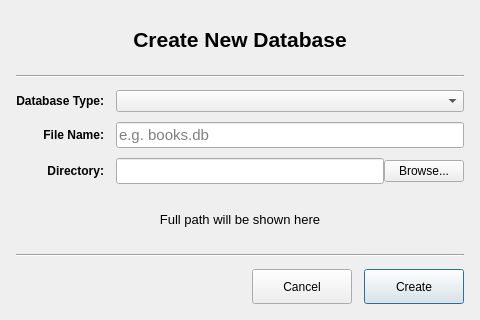
<?xml version="1.0" encoding="UTF-8"?>
<ui version="4.0">
 <class>CreateDatabaseDialog</class>
 <widget class="QDialog" name="CreateDatabaseDialog">
  <property name="geometry">
   <rect>
    <x>0</x>
    <y>0</y>
    <width>480</width>
    <height>320</height>
   </rect>
  </property>
  <layout class="QVBoxLayout" name="verticalLayout">
   <property name="spacing">
    <number>12</number>
   </property>
   <property name="margin">
    <number>16</number>
   </property>
   <item>
    <widget class="QLabel" name="lblTitle">
     <property name="font">
      <font>
       <pointsize>16</pointsize>
       <bold>true</bold>
      </font>
     </property>
     <property name="text">
      <string>Create New Database</string>
     </property>
     <property name="alignment">
      <set>Qt::AlignCenter</set>
     </property>
    </widget>
   </item>
   <item>
    <widget class="QFrame" name="frame">
     <property name="frameShape">
      <enum>QFrame::HLine</enum>
     </property>
     <property name="frameShadow">
      <enum>QFrame::Sunken</enum>
     </property>
    </widget>
   </item>
   <item>
    <layout class="QGridLayout" name="gridLayout">
     <property name="horizontalSpacing">
      <number>12</number>
     </property>
     <property name="verticalSpacing">
      <number>10</number>
     </property>
     <item row="0" column="0">
      <widget class="QLabel" name="lblType">
       <property name="font">
        <font>
         <bold>true</bold>
        </font>
       </property>
       <property name="text">
        <string>Database Type:</string>
       </property>
       <property name="alignment">
        <set>Qt::AlignRight|Qt::AlignVCenter</set>
       </property>
      </widget>
     </item>
     <item row="0" column="1">
      <widget class="QComboBox" name="cboType">
       <property name="font">
        <font>
         <bold>true</bold>
        </font>
       </property>
      </widget>
     </item>
     <item row="1" column="0">
      <widget class="QLabel" name="lblNameLabel">
       <property name="font">
        <font>
         <bold>true</bold>
        </font>
       </property>
       <property name="text">
        <string>File Name:</string>
       </property>
       <property name="alignment">
        <set>Qt::AlignRight|Qt::AlignVCenter</set>
       </property>
      </widget>
     </item>
     <item row="1" column="1">
      <widget class="QLineEdit" name="txtName">
       <property name="font">
        <font>
         <pointsize>11</pointsize>
        </font>
       </property>
       <property name="placeholderText">
        <string>e.g. books.db</string>
       </property>
      </widget>
     </item>
     <item row="2" column="0">
      <widget class="QLabel" name="lblDirectory">
       <property name="font">
        <font>
         <bold>true</bold>
        </font>
       </property>
       <property name="text">
        <string>Directory:</string>
       </property>
       <property name="alignment">
        <set>Qt::AlignRight|Qt::AlignVCenter</set>
       </property>
      </widget>
     </item>
     <item row="2" column="1">
      <layout class="QHBoxLayout" name="dirLayout">
       <item>
        <widget class="QLineEdit" name="txtDirectory">
         <property name="font">
          <font>
           <pointsize>11</pointsize>
          </font>
         </property>
         <property name="readOnly">
          <bool>true</bool>
         </property>
        </widget>
       </item>
       <item>
        <widget class="QPushButton" name="btnBrowse">
         <property name="text">
          <string>Browse...</string>
         </property>
        </widget>
       </item>
      </layout>
     </item>
    </layout>
   </item>
   <item>
    <widget class="QLabel" name="lblPreview">
     <property name="font">
      <font>
       <pointsize>10</pointsize>
      </font>
     </property>
     <property name="text">
      <string>Full path will be shown here</string>
     </property>
     <property name="alignment">
      <set>Qt::AlignCenter</set>
     </property>
    </widget>
   </item>
   <item>
    <widget class="QFrame" name="frame_2">
     <property name="frameShape">
      <enum>QFrame::HLine</enum>
     </property>
     <property name="frameShadow">
      <enum>QFrame::Sunken</enum>
     </property>
    </widget>
   </item>
   <item>
    <layout class="QHBoxLayout" name="buttonLayout">
     <item>
      <spacer name="horizontalSpacer">
       <property name="orientation">
        <enum>Qt::Horizontal</enum>
       </property>
       <property name="sizeHint" stdset="0">
        <size>
         <width>40</width>
         <height>20</height>
        </size>
       </property>
      </spacer>
     </item>
     <item>
      <widget class="QPushButton" name="btnCancel">
       <property name="text">
        <string>Cancel</string>
       </property>
       <property name="minimumSize">
        <size>
         <width>100</width>
         <height>35</height>
        </size>
       </property>
      </widget>
     </item>
     <item>
      <widget class="QPushButton" name="btnCreate">
       <property name="text">
        <string>Create</string>
       </property>
       <property name="minimumSize">
        <size>
         <width>100</width>
         <height>35</height>
        </size>
       </property>
       <property name="default">
        <bool>true</bool>
       </property>
      </widget>
     </item>
    </layout>
   </item>
  </layout>
 </widget>
 <resources/>
 <connections/>
</ui>
